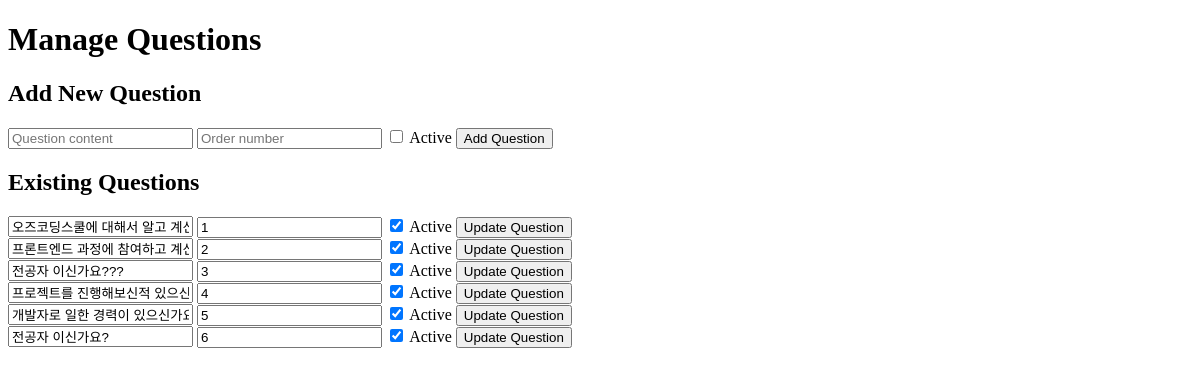
The app's page /admin/dashboard/question (signed in), older data.
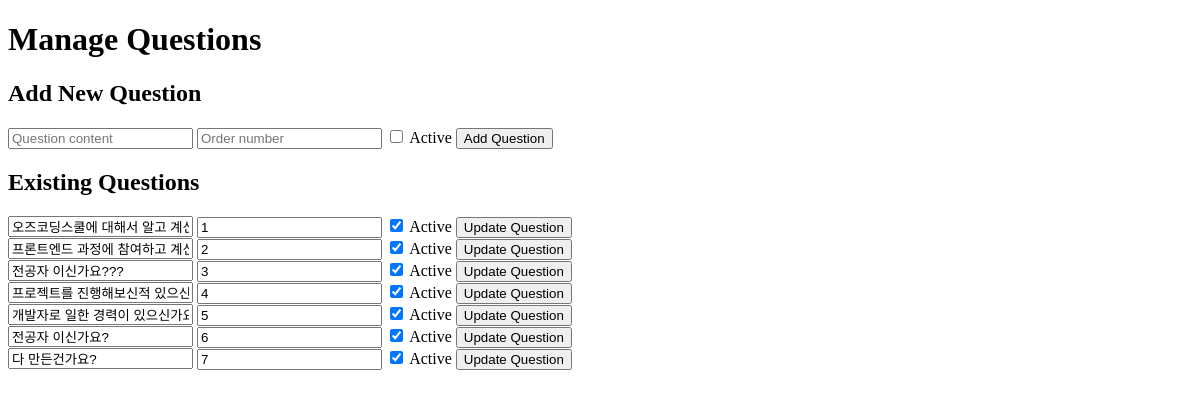
The same page, newer data.
### app/models.py (models this page shows)
class Question(db.Model):
    __tablename__ = "question"
    id = db.Column(db.Integer, primary_key=True)
    content = db.Column(db.String(255))
    order_num = db.Column(db.Integer, default=0)  # default 값을 0으로 임시 설정
    is_active = db.Column(db.Boolean, default=True)

### app/routes.py (the view, shortened to what this page needs)
@admin.route('/dashboard/question', methods=['GET', 'POST'])
@login_required
def manage_questions():
    questions = Question.query.order_by(Question.order_num).all()
    return render_template('manage_questions.html', questions=questions)

### app/routes.py (called while the page is built)
def login_required(f):
    @wraps(f)
    def decorated_function(*args, **kwargs):
        if 'admin_logged_in' not in session:
            return redirect(url_for('admin.login', next=request.url))
        return f(*args, **kwargs)
    return decorated_function

### app/templates/manage_questions.html (shortened to what this page needs)
<!DOCTYPE html>
<html lang="en">
<head>
</head>
<body>
    <h1>Manage Questions</h1>
    <h2>Add New Question</h2>
    <form action="{{ url_for('admin.manage_questions') }}" method="post">
        <input type="text" name="content" placeholder="Question content" required>
        <input type="number" name="order_num" placeholder="Order number" required>
        <label>
            <input type="checkbox" name="is_active"> Active
        </label>
        <button type="submit" name="new_question">Add Question</button>
    </form>
    <h2>Existing Questions</h2>
    {% for question in questions %}
        <form action="{{ url_for('admin.manage_questions') }}" method="post">
            <input type="text" name="content" value="{{ question.content }}" required>
            <input type="number" name="order_num" value="{{ question.order_num }}" required>
            <label>
                <input type="checkbox" name="is_active" {% if question.is_active %}checked{% endif %}> Active
            </label>
            <button type="submit">Update Question</button>
        </form>
    {% endfor %}
</body>
</html>

Row changes from the older to the newer data that the page shows:
added Question: content "다 만든건가요?", order_num "7", is_active "☑"
